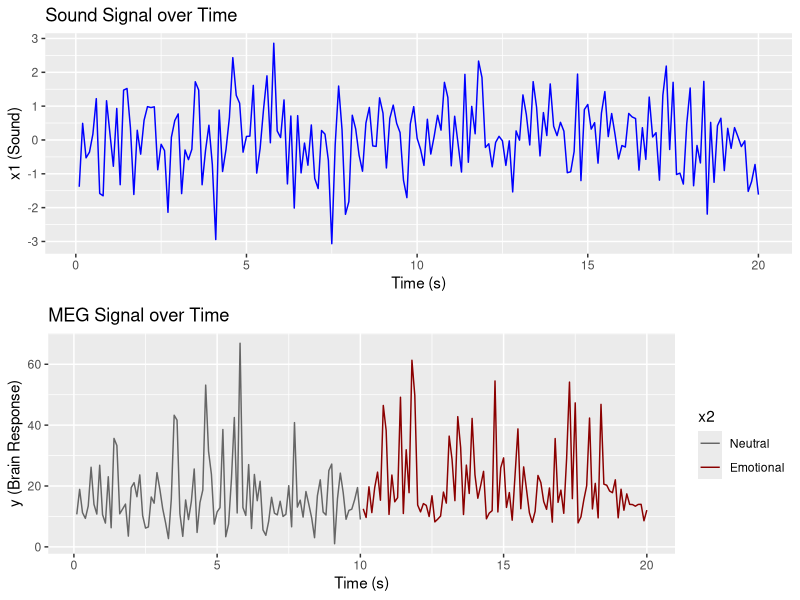
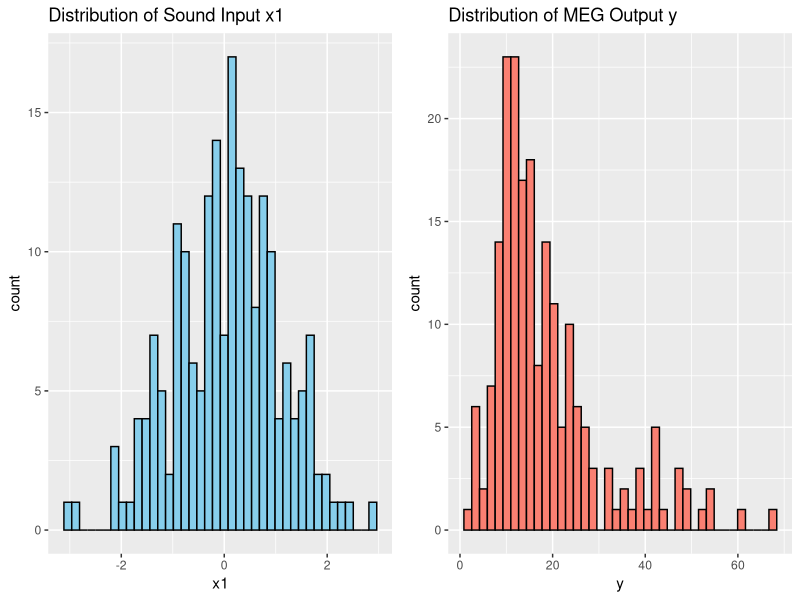
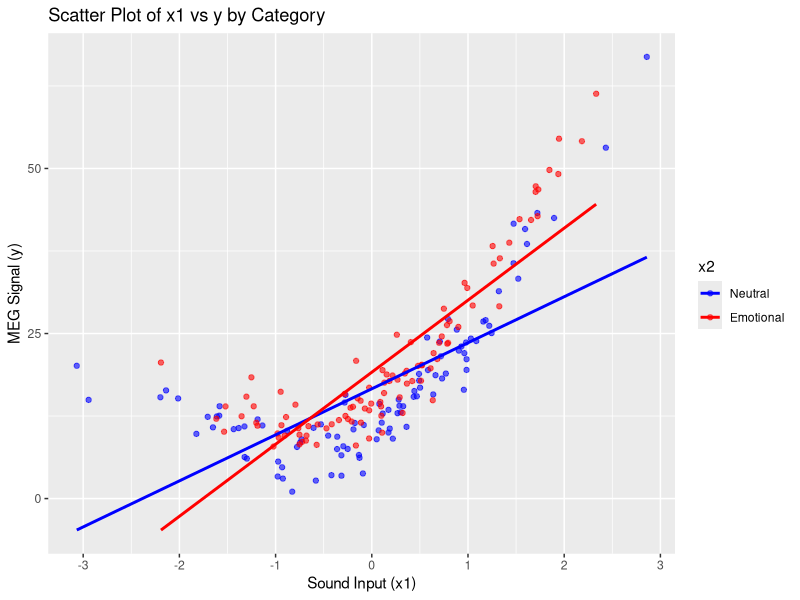
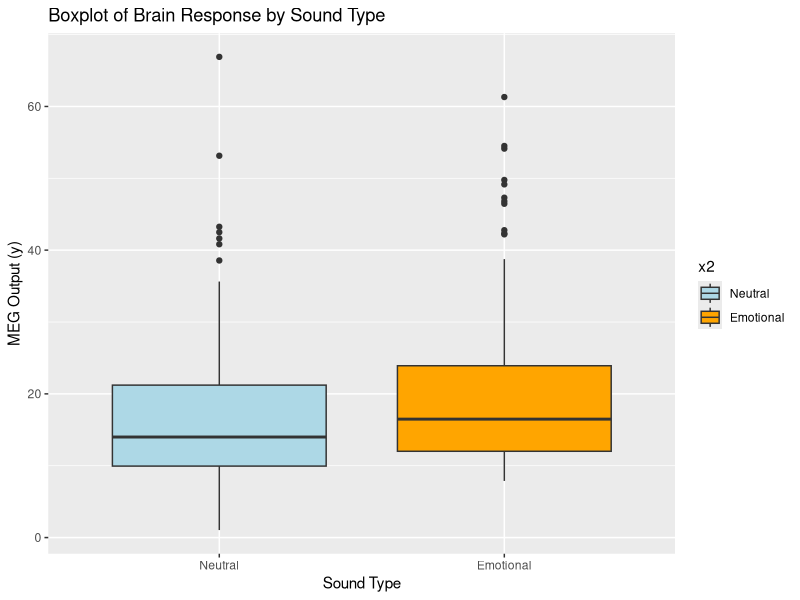
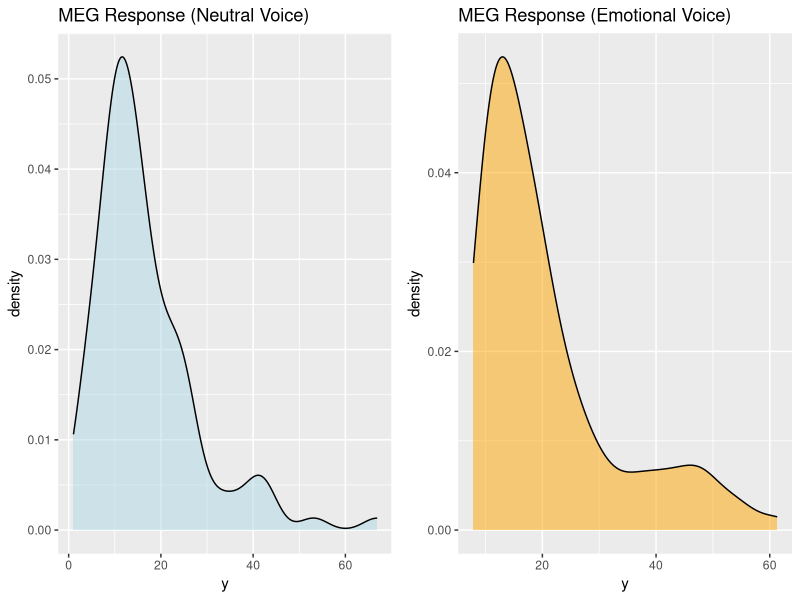

Write R code to recreate these figures, in order.
# Load necessary libraries
library(ggplot2)
library(dplyr)
library(readr)
library(tidyr)
library(gridExtra)

# Load datasets
time <- read_csv("time.csv", skip = 1, col_names = "time")
X <- read_csv("X.csv", skip = 1, col_names = c("x1", "x2"))
y <- read_csv("y.csv", skip = 1, col_names = "y")

# Combine into one dataframe
df <- bind_cols(time, X, y)

# Convert x2 to factor for plotting
df$x2 <- factor(df$x2, labels = c("Neutral", "Emotional"))

# --- 1. Time Series Plots ---
p1 <- ggplot(df, aes(x = time, y = x1)) +
  geom_line(color = "blue") +
  labs(title = "Sound Signal over Time", x = "Time (s)", y = "x1 (Sound)")

p2 <- ggplot(df, aes(x = time, y = y)) +
  geom_line(aes(color = x2)) +
  labs(title = "MEG Signal over Time", x = "Time (s)", y = "y (Brain Response)") +
  scale_color_manual(values = c("Neutral" = "gray40", "Emotional" = "darkred"))

grid.arrange(p1, p2, ncol = 1)

# --- 2. Distribution Plots ---
p3 <- ggplot(df, aes(x = x1)) +
  geom_histogram(bins = 40, fill = "skyblue", color = "black") +
  labs(title = "Distribution of Sound Input x1")

p4 <- ggplot(df, aes(x = y)) +
  geom_histogram(bins = 40, fill = "salmon", color = "black") +
  labs(title = "Distribution of MEG Output y")

grid.arrange(p3, p4, ncol = 2)

# --- 3. Correlation and Scatter Plot ---
correlation <- cor(df$x1, df$y)
cat(sprintf("Correlation between x1 and y: %.4f\n", correlation))

ggplot(df, aes(x = x1, y = y, color = x2)) +
  geom_point(alpha = 0.6) +
  geom_smooth(method = "lm", se = FALSE) +
  labs(title = "Scatter Plot of x1 vs y by Category",
       x = "Sound Input (x1)",
       y = "MEG Signal (y)") +
  scale_color_manual(values = c("Neutral" = "blue", "Emotional" = "red"))

# --- 4. Boxplots by Sound Category ---
ggplot(df, aes(x = x2, y = y, fill = x2)) +
  geom_boxplot() +
  labs(title = "Boxplot of Brain Response by Sound Type", x = "Sound Type", y = "MEG Output (y)") +
  scale_fill_manual(values = c("Neutral" = "lightblue", "Emotional" = "orange"))

# --- 5. Separate EDA by Sound Type ---

# Subset data
df_neutral <- filter(df, x2 == "Neutral")
df_emotional <- filter(df, x2 == "Emotional")

# Density plots for MEG response
p5 <- ggplot(df_neutral, aes(x = y)) +
  geom_density(fill = "lightblue", alpha = 0.5) +
  labs(title = "MEG Response (Neutral Voice)", x = "y")

p6 <- ggplot(df_emotional, aes(x = y)) +
  geom_density(fill = "orange", alpha = 0.5) +
  labs(title = "MEG Response (Emotional Voice)", x = "y")

grid.arrange(p5, p6, ncol = 2)
